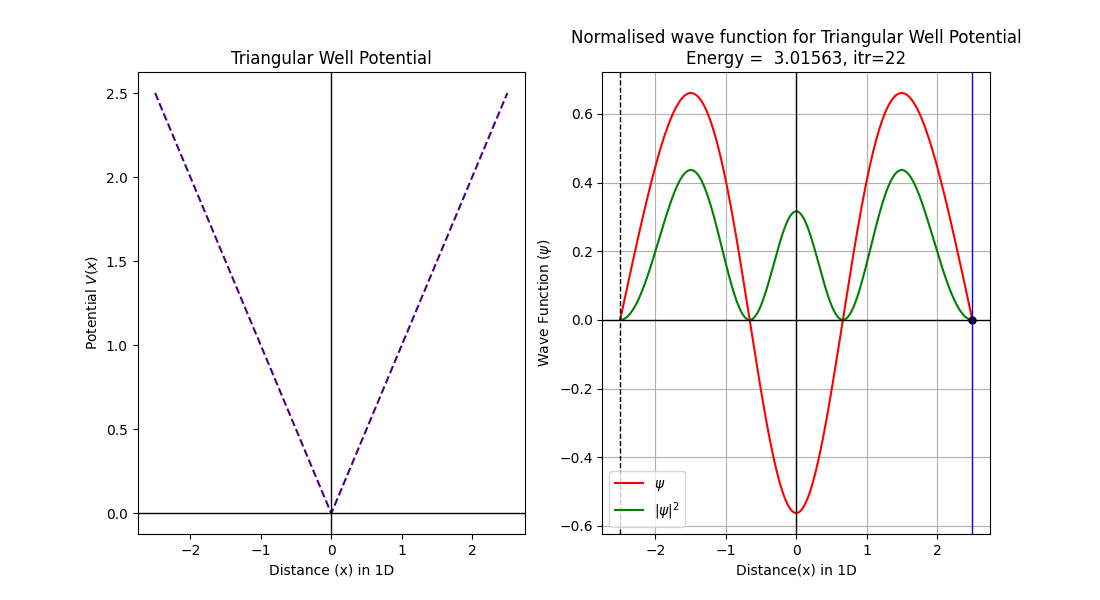

Here is the Python script that generated this plot:
#Solution of Schrodinger's 1D wave equation for Triangular potential
#Numerov Method

import numpy as np
import matplotlib.pyplot as plt
from scipy.integrate import simpson


#Define the dimensionless potential
def V(k1,x):
        return k1*abs(x)

a=eval(input('Enter the width of the Triangular well : ' ))
k1=eval(input('Enter the slope of the potential : '))
k1=abs(k1)
nodes=int(input('Enter the number of nodes : '))
   
#Boundary conditions for a wave function
x0,y0,xn,yn=-a/2,0,a/2,0
n=1000
x,h=np.linspace(x0,xn,n,retstep='True')
psi=np.zeros(n)
psi[0],psi[1]=0,0.001

#Numerov method with shooting parameter E as energy
def triang(E):
    k=2*(E-V(k1,x))            #Parameter from Time Independent Schrodinger Equation
    for i in range(1,n-1):   
       psi[i+1]=(2*(1-(5/12)*h**2*k[i])*psi[i]-(1+(1/12)*h**2*k[i-1])*psi[i-1])/(1+(1/12)*h**2*k[i+1])
    return psi 


#Bisection method for proper choice of energy
D=eval(input('Enter the maximum energy value : '))
energies=np.linspace(0,D,1000)
H=[]
for i in energies:
    hits=triang(i)[-1]
    H.append(hits)
    
plt.figure(figsize=(11,6))
Eigen_Energy=[]
for i in range(1,len(energies)):
    a=np.signbit(H[i-1])
    b=np.signbit(H[i])
    if a!=b:
        E1=energies[i-1]
        E2=energies[i]
        itr=0.0
        while True:
            E3=(E1+E2)/2
            if triang(E3)[-1]==0:
                break
            if triang(E1)[-1]*triang(E3)[-1]>0:
                E1=E3
            else:
                E2=E3
            itr=itr+1
            acc=abs(E1-E2)
            if acc<0.00000001:
                break
        Eigen_Energy.append(E3)

        
#Normalisation of wave function
N=1/np.sqrt(simpson(triang(Eigen_Energy[nodes])*triang(Eigen_Energy[nodes]),x=x))
solution=N*triang(Eigen_Energy[nodes])

#Plotting and printing
plt.subplot(121)
plt.plot(x,V(k1,x),'--',color='indigo')
plt.ylabel(r'Potential $V(x)$')
plt.xlabel('Distance (x) in 1D')
plt.title('Triangular Well Potential')
plt.axhline(color='black',lw=1)
plt.axvline(color='black',lw=1)
   
plt.subplot(122)
plt.plot(x,solution,'r',lw=1.5,label=r'$\psi$')
plt.plot(x,solution**2,'g',lw=1.5,label=r'$|\psi|^2$')
plt.plot(x[-1],triang(Eigen_Energy[nodes])[-1],'o',color='black',ms=5)
plt.title('Normalised wave function for Triangular Well Potential\n'+r'Energy =%9.5f, itr=%2i'%(Eigen_Energy[nodes],itr))
plt.xlabel('Distance(x) in 1D')
plt.ylabel(r'Wave Function ($\psi$)')
plt.axhline(color='black',lw=1)
plt.axvline(color='black',lw=1)
plt.axvline(x=x0,color='black',lw=1,ls='--')
plt.axvline(x=xn,color='blue',lw=1)
plt.grid()
plt.legend(loc='best',prop={'size':10}) 

plt.savefig('/home/tux_blue/Desktop/GitHub/Computational-Physics-UG/Application to some physics problems/Scrodinger Equation/TISE/Numerov Method/Automated Method/Python Files/Triangular_well.png') 
plt.show()
print('The Eigen-Energy satisfying the boundary condition is',Eigen_Energy[nodes])
     
